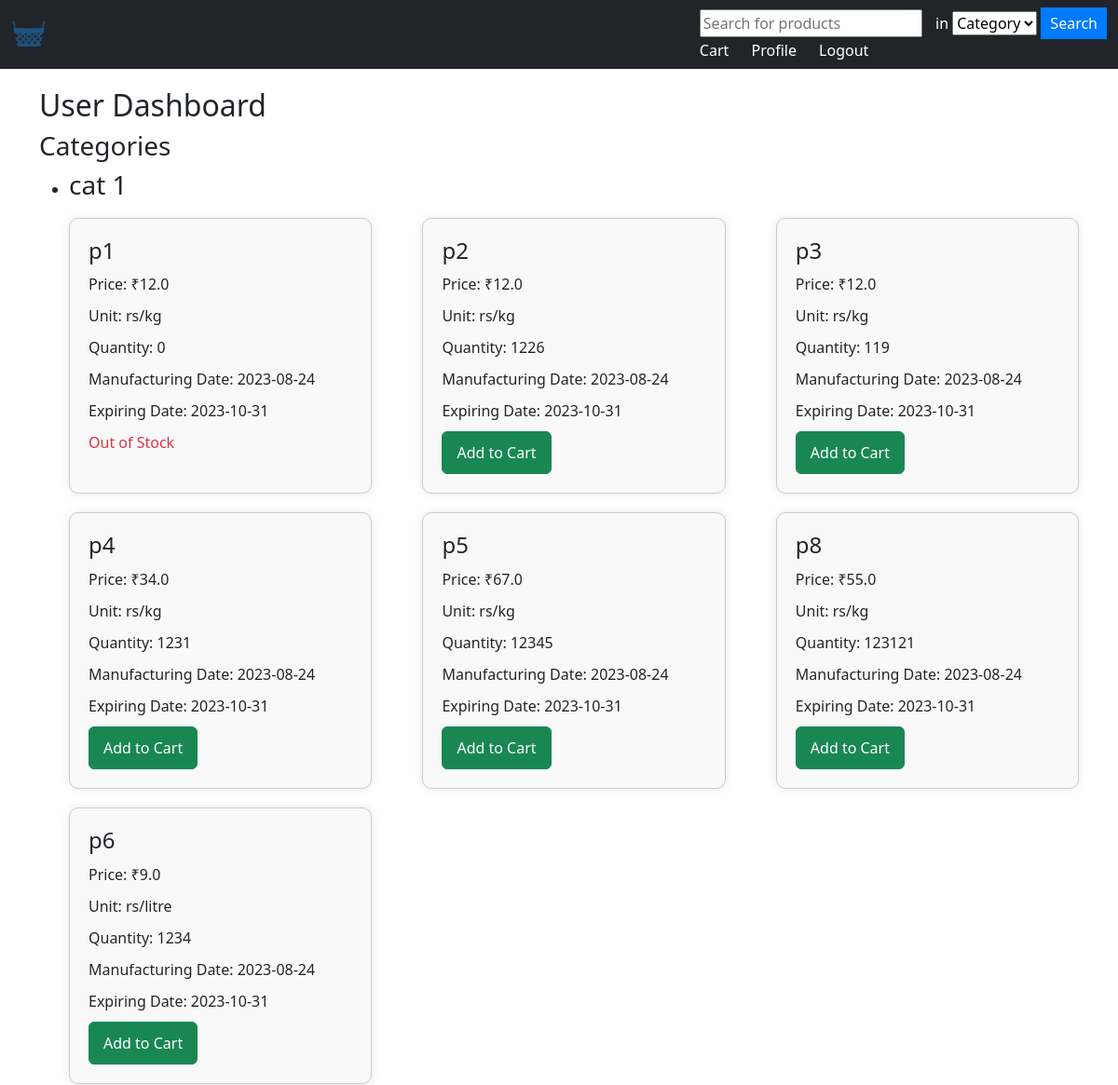
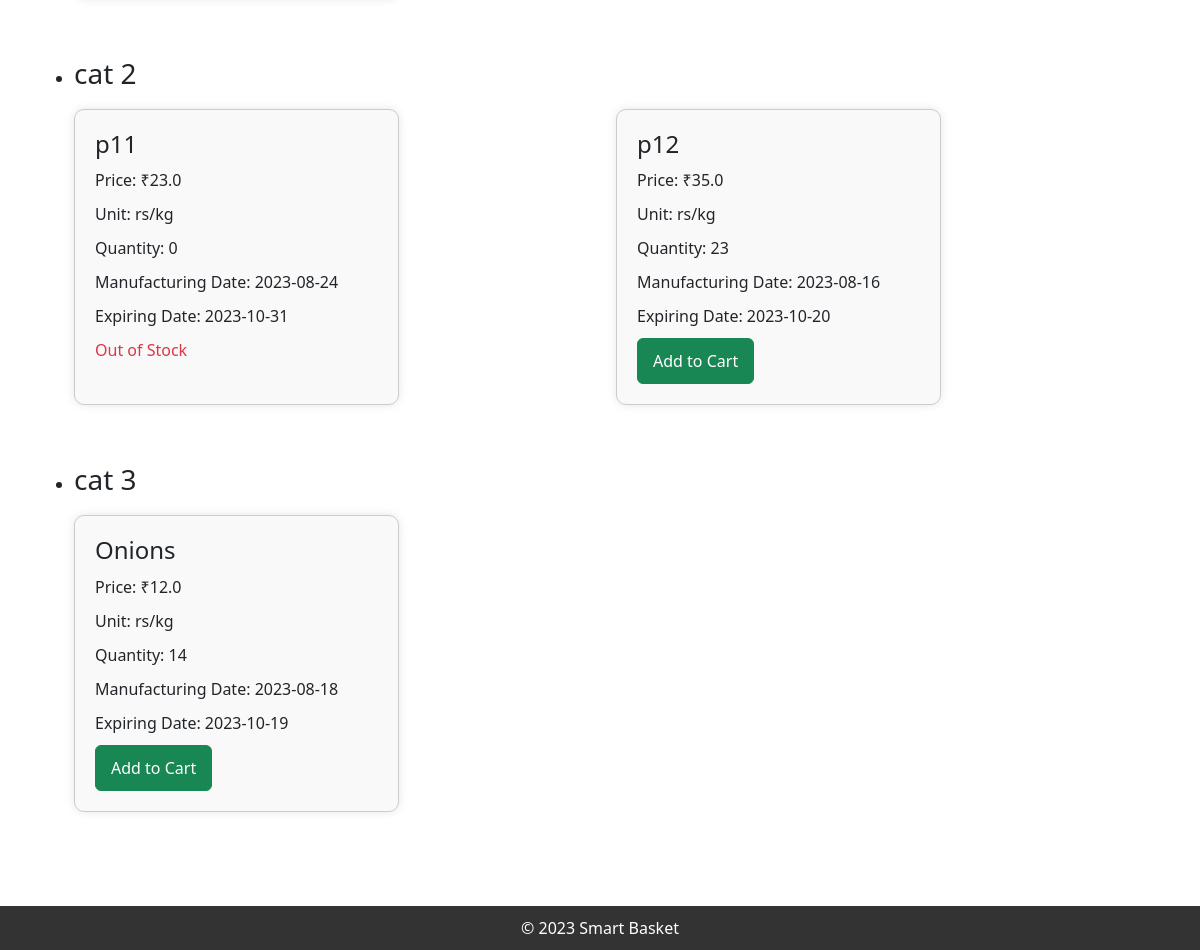
Page /user/dashboard (signed in) on the committed database (2 pictures, top to bottom).
### model.py (models this page shows)
class Category(db.Model):
    __tablename__ = 'category'
    category_id = db.Column(db.Integer, primary_key=True)
    category_name = db.Column(db.String(100), nullable=False)
    total_items_sold = db.Column(db.Integer, default=0)
    total_revenue = db.Column(db.Float, default=0.0)

class Product(db.Model):
    __tablename__ = 'product'
    product_id = db.Column(db.Integer, primary_key=True)
    product_name = db.Column(db.String(100), nullable=False)
    price = db.Column(db.Float, nullable=False)
    quantity = db.Column(db.Integer, nullable=False)
    manufacturing_date = db.Column(db.Date, nullable=True)
    expiring_date = db.Column(db.Date, nullable=True)
    product_image = db.Column(db.String)
    unit = db.Column(db.String(20), nullable=False)
    category_id = db.Column(db.Integer, db.ForeignKey("category.category_id"), nullable=False)
    category = db.relationship('Category', backref='products')
    total_items_sold = db.Column(db.Integer, default=0)
    total_revenue = db.Column(db.Float, default=0.0)

### controller.py (the view)
@app.route('/user/dashboard', methods=['GET'])
def user_dashboard():
    user_id = session.get('user_id')
    if user_id is None:
        return redirect('/login')
    categories = Category.query.all()
    return render_template('user_dashboard.html', categories=categories)

### templates/user_dashboard.html (shortened to what this page needs)
{% extends "user_base.html" %}
{% block content %}
  <div class="container">
    <h2>User Dashboard</h2>
    <h3>Categories</h3>
    <ul>
      {% for category in categories %}
        <li>
          <h3>{{ category.category_name }}</h3>
          <div class="products-container clearfix">
            {% if category.products %}
              {% for product in category.products %}
                <div class="product-container">
                  <h4>{{ product.product_name }}</h4>
                  <p>Price: ₹{{ product.price }}</p>
                  <p>Unit: {{ product.unit }}</p>
                  <p>Quantity: {{ product.quantity }}</p>
                  <p>Manufacturing Date: {{ product.manufacturing_date }}</p>
                  <p>Expiring Date: {{ product.expiring_date }}</p>
                  <form action="{{ url_for('add_to_cart') }}" method="post">
                    {% if product.quantity > 0 %}
                      <button class="btn btn-success" type="submit">Add to Cart</button>
                    {% else %}
                      <p class="text-danger">Out of Stock</p>
                    {% endif %}
                  </form>
                </div>
              {% endfor %}
            {% else %}
              <p>No products available in this category.</p>
            {% endif %}
          </div>
        </li>
        <br>
        <br>
      {% endfor %}
    </ul>
  </div>
  <link rel="stylesheet" type="text/css" href="{{ url_for('static', filename='sty1.css') }}">
{% endblock %}

### static/sty1.css (style rules this page uses)
.products-container { display: flex; flex-wrap: wrap; justify-content: space-between; }
.product-container { border: 1px solid #ccc; padding: 20px; border-radius: 10px; background-color: #f9f9f9; box-shadow: 0 0 10px rgba(0, 0, 0, 0.1); margin: 10px 0; width: 30%; }
.product-container h4 { margin-bottom: 10px; }
.product-container p { margin: 10px 0; }
.product-container form { margin-top: 10px; }
.product-container form .btn-success { padding: 10px 15px; }

### rows in the picture
Category: category_name "cat 1"
Product: product_name "p1", price "12.0", unit "rs/kg", quantity "0", manufacturing_date "2023-08-24", expiring_date "2023-10-31", shows "Out of Stock"
Product: product_name "p2", price "12.0", unit "rs/kg", quantity "1226", manufacturing_date "2023-08-24", expiring_date "2023-10-31", shows "Add to Cart"
Product: product_name "p3", price "12.0", unit "rs/kg", quantity "119", manufacturing_date "2023-08-24", expiring_date "2023-10-31", shows "Add to Cart"
Product: product_name "p4", price "34.0", unit "rs/kg", quantity "1231", manufacturing_date "2023-08-24", expiring_date "2023-10-31", shows "Add to Cart"
Product: product_name "p5", price "67.0", unit "rs/kg", quantity "12345", manufacturing_date "2023-08-24", expiring_date "2023-10-31", shows "Add to Cart"
Product: product_name "p8", price "55.0", unit "rs/kg", quantity "123121", manufacturing_date "2023-08-24", expiring_date "2023-10-31", shows "Add to Cart"
Product: product_name "p6", price "9.0", unit "rs/litre", quantity "1234", manufacturing_date "2023-08-24", expiring_date "2023-10-31", shows "Add to Cart"
Category: category_name "cat 2"
Product: product_name "p11", price "23.0", unit "rs/kg", quantity "0", manufacturing_date "2023-08-24", expiring_date "2023-10-31", shows "Out of Stock"
Product: product_name "p12", price "35.0", unit "rs/kg", quantity "23", manufacturing_date "2023-08-16", expiring_date "2023-10-20", shows "Add to Cart"
Category: category_name "cat 3"
Product: product_name "Onions", price "12.0", unit "rs/kg", quantity "14", manufacturing_date "2023-08-18", expiring_date "2023-10-19", shows "Add to Cart"
